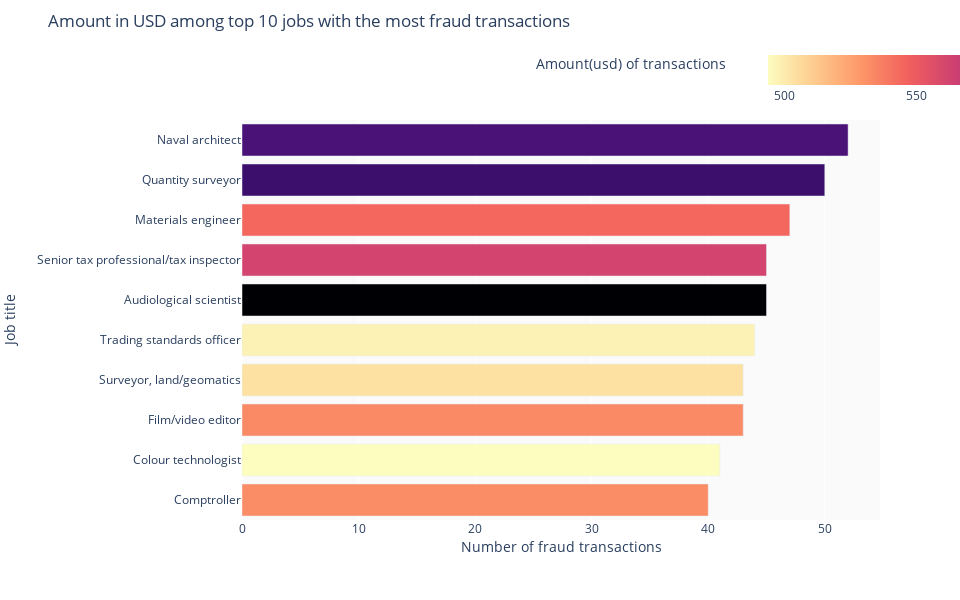

Notebook code cell kept with this figure:
### Code cell
# The professions with the highest amount of fraudulent transactions were plotted.
fig = px.bar(df_,
             y='job', x='transaction_id',
             color='amount(usd)',
             color_continuous_scale=px.colors.sequential.Magma,
             labels={'job':'Job title', 
                     'transaction_id': 'Number of fraud transactions'},
             category_orders = {"job": df_.job.values},
             width=960,
             height=600)

# The colorbar was added to the plot.
fig.update_layout(
    title=dict(
        text='Amount in USD among top 10 jobs with the most fraud transactions'
    ),
    plot_bgcolor='#fafafa'
)

# The colorbar was added to the plot.
fig.update_coloraxes(
    colorbar=dict(
        title='Amount(usd) of transactions',
        orientation='h',
        x=1
    ),
    reversescale=True
)

# The plot was shown.
fig.show()

### Figure 1 — Plotly figure (JSON) as saved in the notebook; plotly's stock layout.template omitted (floating-point values rounded to 4 significant figures)
{"data": [{"alignmentgroup": "True", "hovertemplate": "Number of fraud transactions=%{x}<br>Job title=%{y}<br>amount(usd)=%{marker.color}<extra></extra>", "legendgroup": "", "marker": {"color": [615.9, 621.3, 544.6, 562.0, 653.6, 497.3, 503.6, 533.2, 493.7, 532.2], "coloraxis": "coloraxis", "pattern": {"shape": ""}}, "name": "", "offsetgroup": "", "orientation": "h", "showlegend": false, "textposition": "auto", "type": "bar", "x": [52, 50, 47, 45, 45, 44, 43, 43, 41, 40], "xaxis": "x", "y": ["Naval architect", "Quantity surveyor", "Materials engineer", "Senior tax professional/tax inspector", "Audiological scientist", "Trading standards officer", "Surveyor, land/geomatics", "Film/video editor", "Colour technologist", "Comptroller"], "yaxis": "y"}], "layout": {"barmode": "relative", "coloraxis": {"colorbar": {"orientation": "h", "title": {"text": "Amount(usd) of transactions"}, "x": 1}, "colorscale": [[0, "#000004"], [0.1111, "#180f3d"], [0.2222, "#440f76"], [0.3333, "#721f81"], [0.4444, "#9e2f7f"], [0.5556, "#cd4071"], [0.6667, "#f1605d"], [0.7778, "#fd9668"], [0.8889, "#feca8d"], [1, "#fcfdbf"]], "reversescale": true}, "height": 600, "legend": {"tracegroupgap": 0}, "margin": {"t": 60}, "plot_bgcolor": "#fafafa", "title": {"text": "Amount in USD among top 10 jobs with the most fraud transactions"}, "width": 960, "xaxis": {"anchor": "y", "domain": [0, 1], "title": {"text": "Number of fraud transactions"}}, "yaxis": {"anchor": "x", "categoryarray": ["Comptroller", "Colour technologist", "Film/video editor", "Surveyor, land/geomatics", "Trading standards officer", "Audiological scientist", "Senior tax professional/tax inspector", "Materials engineer", "Quantity surveyor", "Naval architect"], "categoryorder": "array", "domain": [0, 1], "title": {"text": "Job title"}}}}
